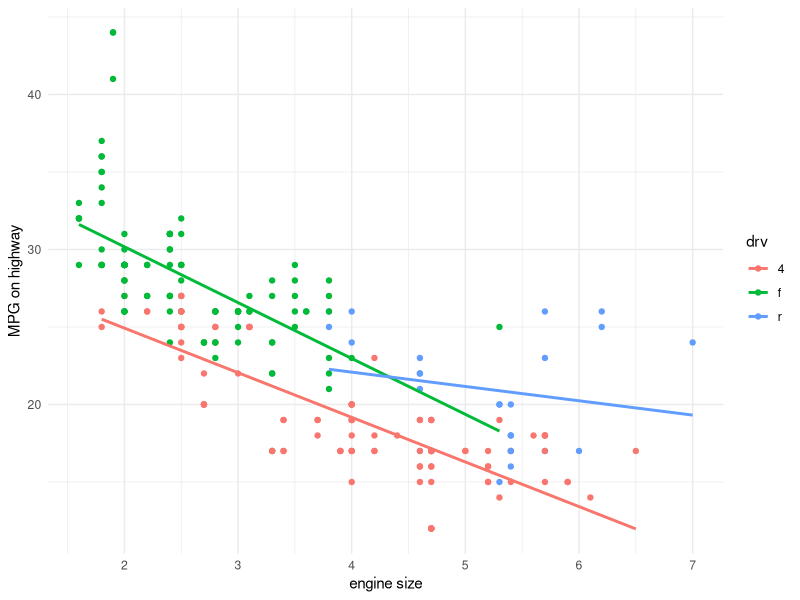

Recreate this plot in R.
library(tidyverse)
data()
names(mpg)


mpg %>% 
  ggplot(aes(x=displ,
             y=hwy,
             color=drv))+
  geom_point()+
  geom_smooth(method = lm,
              se=F)+
  labs(x="engine size",
       y="MPG on highway",
       titl="Fuel Efficieny")+
  theme_minimal()
